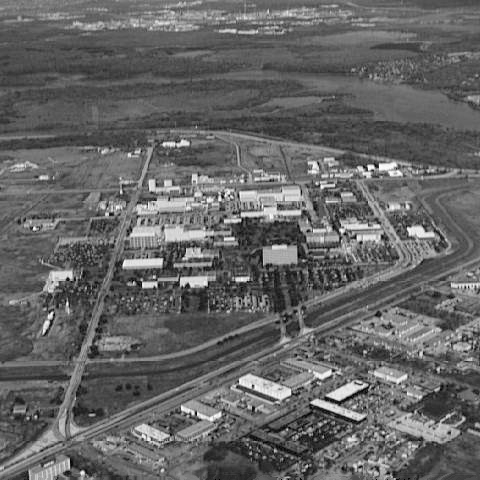
#> input picture DIP HW3_1/aerial_view.tif, 480 x 480 px
$ python hw11.py
#> lines starting #> are read from the running program, lines starting #| are printed output that depends on the picture
import cv2
import numpy as np
import matplotlib.pyplot as plt

# Step 1: Load the input image (grayscale)
image_path = 'aerial_view.tif'
image = cv2.imread(image_path, cv2.IMREAD_GRAYSCALE)
#> image is the input picture: shape (480, 480); min 0, max 254, mean 101.2

# Step 2: Compute the histogram
hist, bins = np.histogram(image.flatten(), 256, [0, 256])
#> hist = 256 values, max 3749 at index 83, min 0 at index 1, mean 900; bins = 257 values from 0 to 256

# Step 3: Plot the image and its histogram
plt.figure(figsize=(6, 8))

# Plot the image
plt.subplot(2, 1, 1)
plt.imshow(image, cmap='gray')
plt.title('Aerial View Image')

# Plot the histogram
plt.subplot(2, 1, 2)
plt.hist(image.flatten(), 256, [0, 256], color='b')
plt.title('Histogram of Aerial View Image')
plt.xlabel('Pixel Intensity')
plt.ylabel('Frequency')

# Display both
plt.tight_layout()
plt.show()
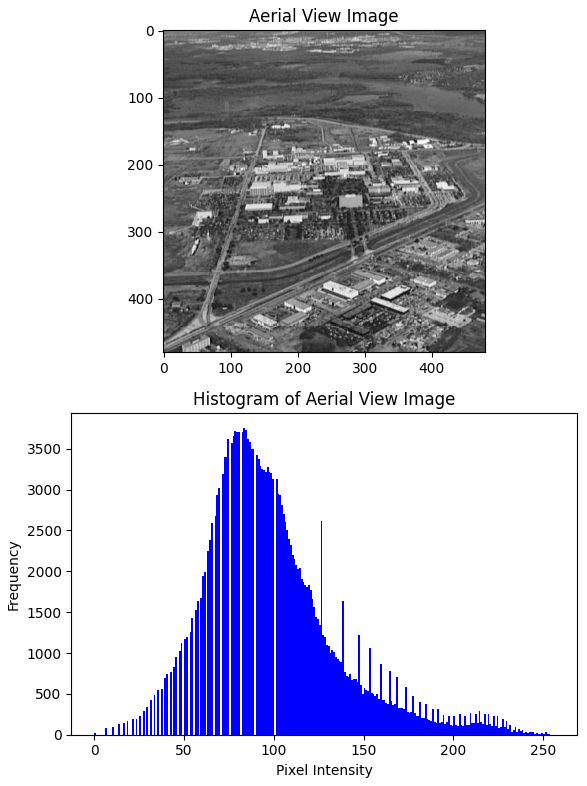
#> figure drawn by matplotlib, 2 panels; panel 2: tallest bar 3749 high, from x = 83 to 84
